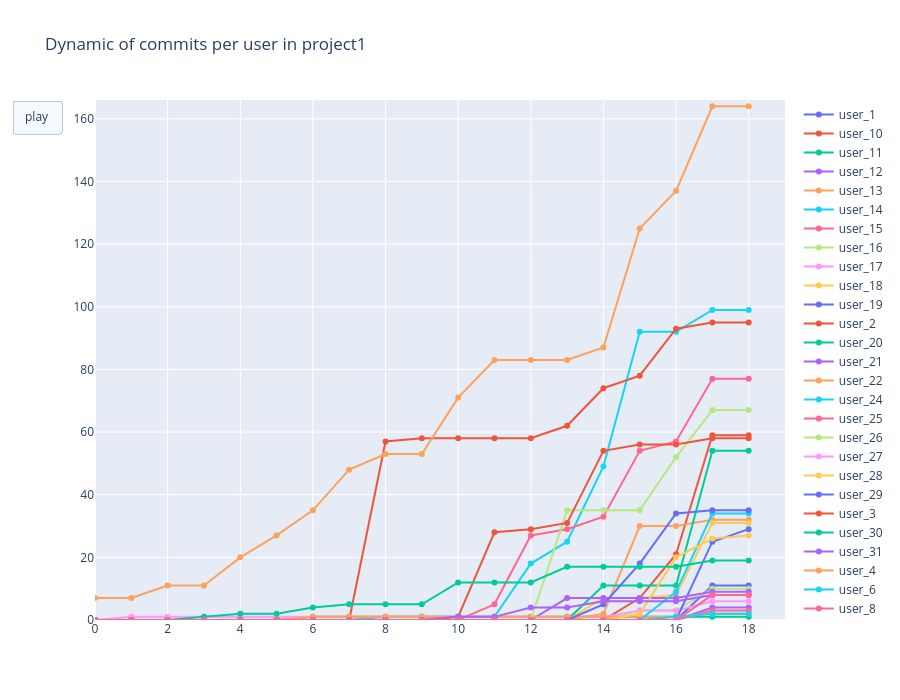

This figure's notebook cell:
### Code cell
xa = len(pivot.columns)
ya = pivot.values.max() + 2

layout = go.Layout(
    title='Dynamic of commits per user in project1',
    xaxis=dict(range=(0, xa)),
    yaxis=dict(range=(0, ya)),
    height=700,
    updatemenus=[{
        'type': 'buttons',
        'buttons': [{'method': 'animate', 'label': 'play', 'args': [None]}]
    }]
)

figure = go.Figure(data=initial_data, layout=layout, frames=frames)
figure.show()

### Figure 1 — Plotly figure (JSON) as saved in the notebook; plotly's stock layout.template omitted (floating-point values rounded to 4 significant figures)
{"data": [{"mode": "lines+markers", "name": "user_1", "type": "scatter", "x": [0, 1, 2, 3, 4, 5, 6, 7, 8, 9, 10, 11, 12, 13, 14, 15, 16, 17, 18], "y": [0, 0, 0, 0, 0, 0, 0, 0, 0, 0, 0, 0, 0, 0, 0, 0, 0, 11, 11]}, {"mode": "lines+markers", "name": "user_10", "type": "scatter", "x": [0, 1, 2, 3, 4, 5, 6, 7, 8, 9, 10, 11, 12, 13, 14, 15, 16, 17, 18], "y": [0, 0, 0, 0, 0, 0, 0, 0, 0, 0, 0, 0, 0, 0, 0, 7, 21, 59, 59]}, {"mode": "lines+markers", "name": "user_11", "type": "scatter", "x": [0, 1, 2, 3, 4, 5, 6, 7, 8, 9, 10, 11, 12, 13, 14, 15, 16, 17, 18], "y": [0, 0, 0, 0, 0, 0, 1, 1, 1, 1, 1, 1, 1, 1, 1, 1, 1, 1, 1]}, {"mode": "lines+markers", "name": "user_12", "type": "scatter", "x": [0, 1, 2, 3, 4, 5, 6, 7, 8, 9, 10, 11, 12, 13, 14, 15, 16, 17, 18], "y": [0, 0, 0, 0, 0, 0, 0, 0, 0, 0, 0, 0, 0, 0, 0, 0, 0, 4, 4]}, {"mode": "lines+markers", "name": "user_13", "type": "scatter", "x": [0, 1, 2, 3, 4, 5, 6, 7, 8, 9, 10, 11, 12, 13, 14, 15, 16, 17, 18], "y": [0, 0, 0, 0, 0, 0, 0, 0, 0, 0, 0, 0, 0, 0, 2, 30, 30, 32, 32]}, {"mode": "lines+markers", "name": "user_14", "type": "scatter", "x": [0, 1, 2, 3, 4, 5, 6, 7, 8, 9, 10, 11, 12, 13, 14, 15, 16, 17, 18], "y": [0, 0, 0, 0, 0, 0, 0, 0, 1, 1, 1, 1, 18, 25, 49, 92, 92, 99, 99]}, {"mode": "lines+markers", "name": "user_15", "type": "scatter", "x": [0, 1, 2, 3, 4, 5, 6, 7, 8, 9, 10, 11, 12, 13, 14, 15, 16, 17, 18], "y": [0, 0, 0, 0, 0, 0, 0, 0, 0, 0, 0, 0, 0, 0, 0, 0, 0, 3, 3]}, {"mode": "lines+markers", "name": "user_16", "type": "scatter", "x": [0, 1, 2, 3, 4, 5, 6, 7, 8, 9, 10, 11, 12, 13, 14, 15, 16, 17, 18], "y": [0, 0, 0, 0, 0, 0, 0, 0, 0, 0, 0, 0, 0, 0, 0, 3, 3, 10, 10]}, {"mode": "lines+markers", "name": "user_17", "type": "scatter", "x": [0, 1, 2, 3, 4, 5, 6, 7, 8, 9, 10, 11, 12, 13, 14, 15, 16, 17, 18], "y": [0, 1, 1, 1, 1, 1, 1, 1, 1, 1, 1, 1, 1, 1, 1, 3, 3, 6, 6]}, {"mode": "lines+markers", "name": "user_18", "type": "scatter", "x": [0, 1, 2, 3, 4, 5, 6, 7, 8, 9, 10, 11, 12, 13, 14, 15, 16, 17, 18], "y": [0, 0, 0, 0, 0, 0, 0, 0, 0, 0, 0, 0, 0, 0, 7, 7, 8, 31, 31]}, {"mode": "lines+markers", "name": "user_19", "type": "scatter", "x": [0, 1, 2, 3, 4, 5, 6, 7, 8, 9, 10, 11, 12, 13, 14, 15, 16, 17, 18], "y": [0, 0, 0, 0, 0, 0, 0, 0, 0, 0, 0, 0, 0, 0, 0, 0, 0, 25, 29]}, {"mode": "lines+markers", "name": "user_2", "type": "scatter", "x": [0, 1, 2, 3, 4, 5, 6, 7, 8, 9, 10, 11, 12, 13, 14, 15, 16, 17, 18], "y": [0, 0, 0, 0, 0, 0, 0, 0, 57, 58, 58, 58, 58, 62, 74, 78, 93, 95, 95]}, {"mode": "lines+markers", "name": "user_20", "type": "scatter", "x": [0, 1, 2, 3, 4, 5, 6, 7, 8, 9, 10, 11, 12, 13, 14, 15, 16, 17, 18], "y": [0, 0, 0, 0, 0, 0, 0, 0, 0, 0, 0, 0, 0, 0, 11, 11, 11, 54, 54]}, {"mode": "lines+markers", "name": "user_21", "type": "scatter", "x": [0, 1, 2, 3, 4, 5, 6, 7, 8, 9, 10, 11, 12, 13, 14, 15, 16, 17, 18], "y": [0, 0, 0, 0, 0, 0, 0, 0, 0, 0, 0, 0, 0, 7, 7, 7, 7, 9, 9]}, {"mode": "lines+markers", "name": "user_22", "type": "scatter", "x": [0, 1, 2, 3, 4, 5, 6, 7, 8, 9, 10, 11, 12, 13, 14, 15, 16, 17, 18], "y": [0, 0, 0, 0, 0, 0, 1, 1, 1, 1, 1, 1, 1, 1, 1, 1, 1, 2, 2]}, {"mode": "lines+markers", "name": "user_24", "type": "scatter", "x": [0, 1, 2, 3, 4, 5, 6, 7, 8, 9, 10, 11, 12, 13, 14, 15, 16, 17, 18], "y": [0, 0, 0, 0, 0, 0, 0, 0, 0, 0, 0, 0, 0, 0, 0, 0, 9, 34, 34]}, {"mode": "lines+markers", "name": "user_25", "type": "scatter", "x": [0, 1, 2, 3, 4, 5, 6, 7, 8, 9, 10, 11, 12, 13, 14, 15, 16, 17, 18], "y": [0, 0, 0, 0, 0, 0, 0, 0, 0, 0, 0, 5, 27, 29, 33, 54, 57, 77, 77]}, {"mode": "lines+markers", "name": "user_26", "type": "scatter", "x": [0, 1, 2, 3, 4, 5, 6, 7, 8, 9, 10, 11, 12, 13, 14, 15, 16, 17, 18], "y": [0, 0, 0, 0, 0, 0, 0, 0, 0, 0, 0, 0, 0, 35, 35, 35, 52, 67, 67]}, {"mode": "lines+markers", "name": "user_27", "type": "scatter", "x": [0, 1, 2, 3, 4, 5, 6, 7, 8, 9, 10, 11, 12, 13, 14, 15, 16, 17, 18], "y": [0, 0, 0, 0, 0, 0, 0, 0, 0, 0, 0, 0, 0, 0, 0, 0, 0, 8, 8]}, {"mode": "lines+markers", "name": "user_28", "type": "scatter", "x": [0, 1, 2, 3, 4, 5, 6, 7, 8, 9, 10, 11, 12, 13, 14, 15, 16, 17, 18], "y": [0, 0, 0, 0, 0, 0, 0, 0, 0, 0, 0, 0, 0, 0, 0, 2, 20, 26, 27]}, {"mode": "lines+markers", "name": "user_29", "type": "scatter", "x": [0, 1, 2, 3, 4, 5, 6, 7, 8, 9, 10, 11, 12, 13, 14, 15, 16, 17, 18], "y": [0, 0, 0, 0, 0, 0, 0, 0, 0, 0, 0, 0, 0, 0, 5, 18, 34, 35, 35]}, {"mode": "lines+markers", "name": "user_3", "type": "scatter", "x": [0, 1, 2, 3, 4, 5, 6, 7, 8, 9, 10, 11, 12, 13, 14, 15, 16, 17, 18], "y": [0, 0, 0, 0, 0, 0, 0, 0, 0, 0, 1, 28, 29, 31, 54, 56, 56, 58, 58]}, {"mode": "lines+markers", "name": "user_30", "type": "scatter", "x": [0, 1, 2, 3, 4, 5, 6, 7, 8, 9, 10, 11, 12, 13, 14, 15, 16, 17, 18], "y": [0, 0, 0, 1, 2, 2, 4, 5, 5, 5, 12, 12, 12, 17, 17, 17, 17, 19, 19]}, {"mode": "lines+markers", "name": "user_31", "type": "scatter", "x": [0, 1, 2, 3, 4, 5, 6, 7, 8, 9, 10, 11, 12, 13, 14, 15, 16, 17, 18], "y": [0, 0, 0, 0, 0, 0, 0, 0, 0, 0, 1, 1, 4, 4, 6, 6, 6, 8, 8]}, {"mode": "lines+markers", "name": "user_4", "type": "scatter", "x": [0, 1, 2, 3, 4, 5, 6, 7, 8, 9, 10, 11, 12, 13, 14, 15, 16, 17, 18], "y": [7, 7, 11, 11, 20, 27, 35, 48, 53, 53, 71, 83, 83, 83, 87, 125, 137, 164, 164]}, {"mode": "lines+markers", "name": "user_6", "type": "scatter", "x": [0, 1, 2, 3, 4, 5, 6, 7, 8, 9, 10, 11, 12, 13, 14, 15, 16, 17, 18], "y": [0, 0, 0, 0, 0, 0, 0, 0, 0, 0, 0, 0, 0, 0, 0, 0, 1, 2, 2]}, {"mode": "lines+markers", "name": "user_8", "type": "scatter", "x": [0, 1, 2, 3, 4, 5, 6, 7, 8, 9, 10, 11, 12, 13, 14, 15, 16, 17, 18], "y": [0, 0, 0, 0, 0, 0, 0, 0, 0, 0, 0, 0, 0, 0, 0, 0, 0, 8, 8]}], "layout": {"height": 700, "title": {"text": "Dynamic of commits per user in project1"}, "updatemenus": [{"buttons": [{"args": [null], "label": "play", "method": "animate"}], "type": "buttons"}], "xaxis": {"range": [0, 19]}, "yaxis": {"range": [0, 166]}}}
